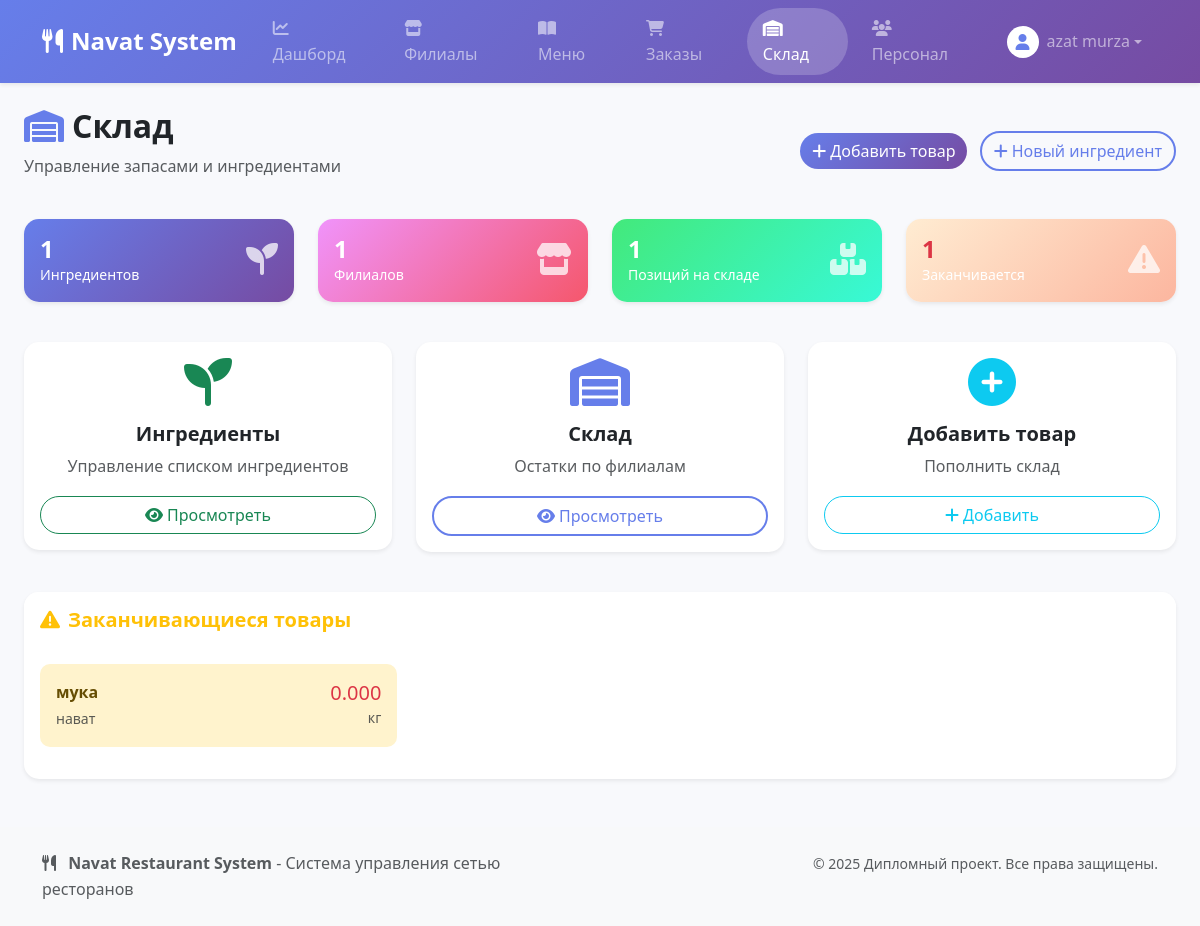
/inventory/ (signed in), run on the app's committed database.
### apps/accounts/models.py (models this page shows, shortened)
class CustomUser(AbstractUser):
    class Role(models.TextChoices):
        ADMIN = 'ADMIN', 'Администратор системы'
        MANAGER = 'MANAGER', 'Менеджер филиала'
        STAFF = 'STAFF', 'Рядовой сотрудник'
    email = models.EmailField('адрес электронной почты', unique=True)
    role = models.CharField('Роль', max_length=50, choices=Role.choices, default=Role.STAFF)
    USERNAME_FIELD = 'email'
    REQUIRED_FIELDS = ['username', 'first_name', 'last_name']
    class Meta:
        verbose_name = 'Пользователь'
        verbose_name_plural = 'Пользователи'

### apps/inventory/models.py (models this page shows, shortened)
class StockItem(models.Model):
    ingredient = models.ForeignKey(Ingredient, on_delete=models.CASCADE, verbose_name='Ингредиент')
    restaurant = models.ForeignKey(Restaurant, on_delete=models.CASCADE, related_name='stock_items',
                                   verbose_name='Ресторан')
    quantity = models.DecimalField('Количество', max_digits=10, decimal_places=3, default=0)
    last_updated = models.DateTimeField('Последнее обновление', auto_now=True)
    class Meta:
        unique_together = ('ingredient', 'restaurant')
        verbose_name = 'Позиция на складе'
        verbose_name_plural = 'Склад'

class Ingredient(models.Model):
    UNIT_CHOICES = [
        ('кг', 'Килограммы'),
        ('г', 'Граммы'),
        ('л', 'Литры'),
        ('мл', 'Миллилитры'),
        ('шт', 'Штуки'),
        ('уп', 'Упаковки'),
    ]
    name = models.CharField('Название ингредиента', max_length=100, unique=True)
    unit = models.CharField('Единица измерения', max_length=20, choices=UNIT_CHOICES, help_text='Единица измерения')
    class Meta:
        verbose_name = 'Ингредиент'
        verbose_name_plural = 'Ингредиенты'
        ordering = ['name']

### apps/restaurants/models.py (models this page shows, shortened)
class Restaurant(models.Model):
    name = models.CharField('Название филиала', max_length=100)
    address = models.CharField('Адрес', max_length=255)
    phone_number = models.CharField('Телефон', max_length=20)
    image = models.ImageField('Фотография ресторана', upload_to='restaurants_images/', blank=True, null=True)
    class Meta:
        verbose_name = 'Ресторан'
        verbose_name_plural = 'Рестораны'
        ordering = ['name']

### apps/inventory/views.py (the view)
# urls.py: path('', views.InventoryDashboardView.as_view(), name='dashboard'),
class InventoryDashboardView(LoginRequiredMixin, ListView):
    model = StockItem
    template_name = 'inventory/dashboard.html'
    context_object_name = 'stock_items'
    def get_queryset(self):
        return StockItem.objects.select_related('ingredient', 'restaurant').order_by('restaurant', 'ingredient__name')
    def get_context_data(self, **kwargs):
        context = super().get_context_data(**kwargs)
        context['total_ingredients'] = Ingredient.objects.count()
        context['restaurants'] = Restaurant.objects.all()
        context['low_stock_items'] = StockItem.objects.filter(quantity__lt=10).select_related('ingredient',
                                                                                              'restaurant')
        context['total_stock_value'] = StockItem.objects.aggregate(total=Sum('quantity'))['total'] or 0
        return context

### templates/inventory/dashboard.html (shortened to what this page needs)
{% extends "base.html" %}
{% block content %}
<div class="d-flex justify-content-between align-items-center mb-4">
    <div>
        <h1 class="h2 fw-bold text-dark">
            <i class="fas fa-warehouse me-2 text-primary"></i>Склад
        </h1>
        <p class="text-muted">Управление запасами и ингредиентами</p>
    </div>
    <div>
        <a href="{% url 'inventory:add_stock_item' %}" class="btn btn-primary me-2">
            <i class="fas fa-plus me-1"></i>Добавить товар
        </a>
        <a href="{% url 'inventory:ingredient_create' %}" class="btn btn-outline-primary">
            <i class="fas fa-plus me-1"></i>Новый ингредиент
        </a>
    </div>
</div>
<div class="row mb-4">
    <div class="col-md-3 mb-3">
        <div class="card border-0 shadow-sm h-100" style="border-radius: 15px; background: linear-gradient(135deg, #667eea 0%, #764ba2 100%);">
            <div class="card-body text-white">
                <div class="d-flex justify-content-between">
                    <div>
                        <div class="h4 mb-0 fw-bold">{{ total_ingredients }}</div>
                        <div class="small">Ингредиентов</div>
                    </div>
                    <div class="align-self-center">
                        <i class="fas fa-seedling fa-2x opacity-75"></i>
                    </div>
                </div>
            </div>
        </div>
    </div>
    <div class="col-md-3 mb-3">
        <div class="card border-0 shadow-sm h-100" style="border-radius: 15px; background: linear-gradient(135deg, #f093fb 0%, #f5576c 100%);">
            <div class="card-body text-white">
                <div class="d-flex justify-content-between">
                    <div>
                        <div class="h4 mb-0 fw-bold">{{ restaurants.count }}</div>
                        <div class="small">Филиалов</div>
                    </div>
                    <div class="align-self-center">
                        <i class="fas fa-store fa-2x opacity-75"></i>
                    </div>
                </div>
            </div>
        </div>
    </div>
    <div class="col-md-3 mb-3">
        <div class="card border-0 shadow-sm h-100" style="border-radius: 15px; background: linear-gradient(135deg, #43e97b 0%, #38f9d7 100%);">
            <div class="card-body text-white">
                <div class="d-flex justify-content-between">
                    <div>
                        <div class="h4 mb-0 fw-bold">{{ stock_items.count }}</div>
                        <div class="small">Позиций на складе</div>
                    </div>
                    <div class="align-self-center">
                        <i class="fas fa-boxes fa-2x opacity-75"></i>
                    </div>
                </div>
            </div>
        </div>
    </div>
    <div class="col-md-3 mb-3">
        <div class="card border-0 shadow-sm h-100" style="border-radius: 15px; background: linear-gradient(135deg, #ffecd2 0%, #fcb69f 100%);">
            <div class="card-body text-white">
                <div class="d-flex justify-content-between">
                    <div>
                        <div class="h4 mb-0 fw-bold text-danger">{{ low_stock_items.count }}</div>
                        <div class="small">Заканчивается</div>
                    </div>
                    <div class="align-self-center">
                        <i class="fas fa-exclamation-triangle fa-2x opacity-75"></i>
                    </div>
                </div>
            </div>
        </div>
    </div>
</div>
<div class="row mb-4">
    <div class="col-md-4 mb-3">
        <div class="card border-0 shadow-sm text-center p-3" style="border-radius: 15px;">
            <i class="fas fa-seedling fa-3x text-success mb-3"></i>
            <h5 class="fw-bold">Ингредиенты</h5>
            <p class="text-muted">Управление списком ингредиентов</p>
            <a href="{% url 'inventory:ingredients' %}" class="btn btn-outline-success rounded-pill">
                <i class="fas fa-eye me-1"></i>Просмотреть
            </a>
        </div>
    </div>
    <div class="col-md-4 mb-3">
        <div class="card border-0 shadow-sm text-center p-3" style="border-radius: 15px;">
            <i class="fas fa-warehouse fa-3x text-primary mb-3"></i>
            <h5 class="fw-bold">Склад</h5>
            <p class="text-muted">Остатки по филиалам</p>
            <a href="{% url 'inventory:stock' %}" class="btn btn-outline-primary rounded-pill">
                <i class="fas fa-eye me-1"></i>Просмотреть
            </a>
        </div>
    </div>
    <div class="col-md-4 mb-3">
        <div class="card border-0 shadow-sm text-center p-3" style="border-radius: 15px;">
            <i class="fas fa-plus-circle fa-3x text-info mb-3"></i>
            <h5 class="fw-bold">Добавить товар</h5>
            <p class="text-muted">Пополнить склад</p>
            <a href="{% url 'inventory:add_stock_item' %}" class="btn btn-outline-info rounded-pill">
                <i class="fas fa-plus me-1"></i>Добавить
            </a>
        </div>
    </div>
</div>
{% if low_stock_items %}
<div class="card border-0 shadow-sm" style="border-radius: 15px;">
    <div class="card-header bg-white border-0 py-3">
        <h5 class="mb-0 fw-bold text-warning">
            <i class="fas fa-exclamation-triangle me-2"></i>Заканчивающиеся товары
        </h5>
    </div>
    <div class="card-body">
        <div class="row">
            {% for item in low_stock_items %}
            <div class="col-md-6 col-lg-4 mb-3">
                <div class="alert alert-warning mb-0" style="border-radius: 10px;">
                    <div class="d-flex justify-content-between align-items-center">
                        <div>
                            <strong>{{ item.ingredient.name }}</strong><br>
                            <small class="text-muted">{{ item.restaurant.name }}</small>
                        </div>
                        <div class="text-end">
                            <div class="h5 mb-0 text-danger">{{ item.quantity }}</div>
                            <small class="text-muted">{{ item.ingredient.unit }}</small>
                        </div>
                    </div>
                </div>
            </div>
            {% endfor %}
        </div>
    </div>
</div>
{% endif %}
{% endblock %}

### templates/base.html (shortened to what this page needs)
{% load static %}
<!DOCTYPE html>
<html lang="ru">
<head>
    <link href="https://cdn.jsdelivr.net/npm/bootstrap@5.3.2/dist/css/bootstrap.min.css" rel="stylesheet">
    <link rel="stylesheet" href="https://cdnjs.cloudflare.com/ajax/libs/font-awesome/6.4.0/css/all.min.css">
    <link rel="stylesheet" href="{% static 'css/base.css' %}">
</head>
<body>
    <nav class="navbar navbar-expand-lg navbar-dark shadow-sm" style="background: linear-gradient(135deg, #667eea 0%, #764ba2 100%);">
        <div class="container">
            <a class="navbar-brand fw-bold" href="{% url 'analytics:dashboard' %}">
                <i class="fas fa-utensils me-2"></i>Navat System
            </a>
            <div class="collapse navbar-collapse" id="navbarNav">
                {% if user.is_authenticated %}
                <ul class="navbar-nav me-auto">
                    <li class="nav-item">
                        <a class="nav-link px-3 rounded-pill mx-1 {% if request.resolver_match.namespace == 'analytics' %}active{% endif %}" href="{% url 'analytics:dashboard' %}">
                            <i class="fas fa-chart-line me-1"></i>Дашборд
                        </a>
                    </li>
                    <li class="nav-item">
                        <a class="nav-link px-3 rounded-pill mx-1 {% if request.resolver_match.namespace == 'restaurants' %}active{% endif %}" href="{% url 'restaurants:list' %}">
                            <i class="fas fa-store me-1"></i>Филиалы
                        </a>
                    </li>
                    <li class="nav-item">
                        <a class="nav-link px-3 rounded-pill mx-1 {% if request.resolver_match.namespace == 'menu' %}active{% endif %}" href="{% url 'menu:list' %}">
                            <i class="fas fa-book-open me-1"></i>Меню
                        </a>
                    </li>
                    <li class="nav-item">
                        <a class="nav-link px-3 rounded-pill mx-1 {% if request.resolver_match.namespace == 'orders' %}active{% endif %}" href="{% url 'orders:list' %}">
                            <i class="fas fa-shopping-cart me-1"></i>Заказы
                        </a>
                    </li>
                    <li class="nav-item">
                        <a class="nav-link px-3 rounded-pill mx-1 {% if request.resolver_match.namespace == 'inventory' %}active{% endif %}" href="{% url 'inventory:dashboard' %}">
                            <i class="fas fa-warehouse me-1"></i>Склад
                        </a>
                    </li>
                    <li class="nav-item">
                        <a class="nav-link px-3 rounded-pill mx-1 {% if request.resolver_match.namespace == 'staff' %}active{% endif %}" href="{% url 'staff:list' %}">
                            <i class="fas fa-users me-1"></i>Персонал
                        </a>
                    </li>
                </ul>
                <ul class="navbar-nav">
                    <li class="nav-item dropdown">
                        <a class="nav-link dropdown-toggle d-flex align-items-center px-3 rounded-pill" href="#" role="button" data-bs-toggle="dropdown" aria-expanded="false">
                            <div class="bg-white rounded-circle me-2 d-flex align-items-center justify-content-center" style="width: 32px; height: 32px;">
                                <i class="fas fa-user text-primary"></i>
                            </div>
                            <span class="d-none d-md-inline">{{ user.get_full_name|default:user.username }}</span>
                        </a>
                    </li>
                </ul>
                {% endif %}
            </div>
        </div>
    </nav>
    <main class="container-fluid px-4 mt-4">
        {% block content %}
        {% endblock %}
    </main>
    <footer class="mt-5 py-4 bg-light">
        <div class="container">
            <div class="row">
                <div class="col-md-6">
                    <p class="mb-0 text-muted">
                        <i class="fas fa-utensils me-2"></i>
                        <strong>Navat Restaurant System</strong> - Система управления сетью ресторанов
                    </p>
                </div>
                <div class="col-md-6 text-md-end">
                    <small class="text-muted">
                        © 2025 Дипломный проект. Все права защищены.
                    </small>
                </div>
            </div>
        </div>
    </footer>
</body>
</html>

### static/css/base.css (style rules this page uses)
body { background-color: #f8f9fc; font-family: 'Segoe UI', Tahoma, Geneva, Verdana, sans-serif; line-height: 1.6; }
.navbar-brand { font-size: 1.5rem; font-weight: 700; text-decoration: none; }
.nav-link { transition: all 0.3s ease; text-decoration: none; }
.card { border: none; border-radius: 15px; transition: transform 0.2s ease, box-shadow 0.2s ease; box-shadow: 0 2px 10px rgba(0, 0, 0, 0.08); }
.card-header { border-radius: 15px 15px 0 0 !important; border-bottom: 1px solid rgba(0, 0, 0, 0.05); }
.btn { border-radius: 25px; font-weight: 500; transition: all 0.3s ease; text-decoration: none; }
.btn-primary { background: linear-gradient(135deg, #667eea 0%, #764ba2 100%); border: none; }
.btn-outline-primary { border: 2px solid #667eea; color: #667eea; }
.rounded-pill { border-radius: 50rem !important; }
.alert { border: none; border-radius: 10px; }
.shadow-sm { box-shadow: 0 0.125rem 0.25rem rgba(0, 0, 0, 0.075) !important; }
.text-primary { color: #667eea !important; }
.border-0 { border: 0 !important; }

### templates/base.html (style rules this page uses)
body { background-color: #f8f9fc; font-family: 'Segoe UI', Tahoma, Geneva, Verdana, sans-serif; }
.navbar-brand { font-size: 1.5rem; font-weight: 700; }
.card { transition: transform 0.2s ease, box-shadow 0.2s ease; }
.btn-primary { background: linear-gradient(135deg, #667eea 0%, #764ba2 100%); border: none; transition: all 0.3s ease; }
.nav-link.active { background-color: rgba(255, 255, 255, 0.2) !important; }

### data on the page
CustomUser: get_full_name "azat murza"
StockItem: ingredient.name "мука", restaurant.name "нават", quantity "0.000", ingredient.unit "кг"

### other printed values
{{ total_ingredients }} "1"
{{ restaurants.count }} "1"
{{ stock_items.count }} "1"
{{ low_stock_items.count }} "1"
